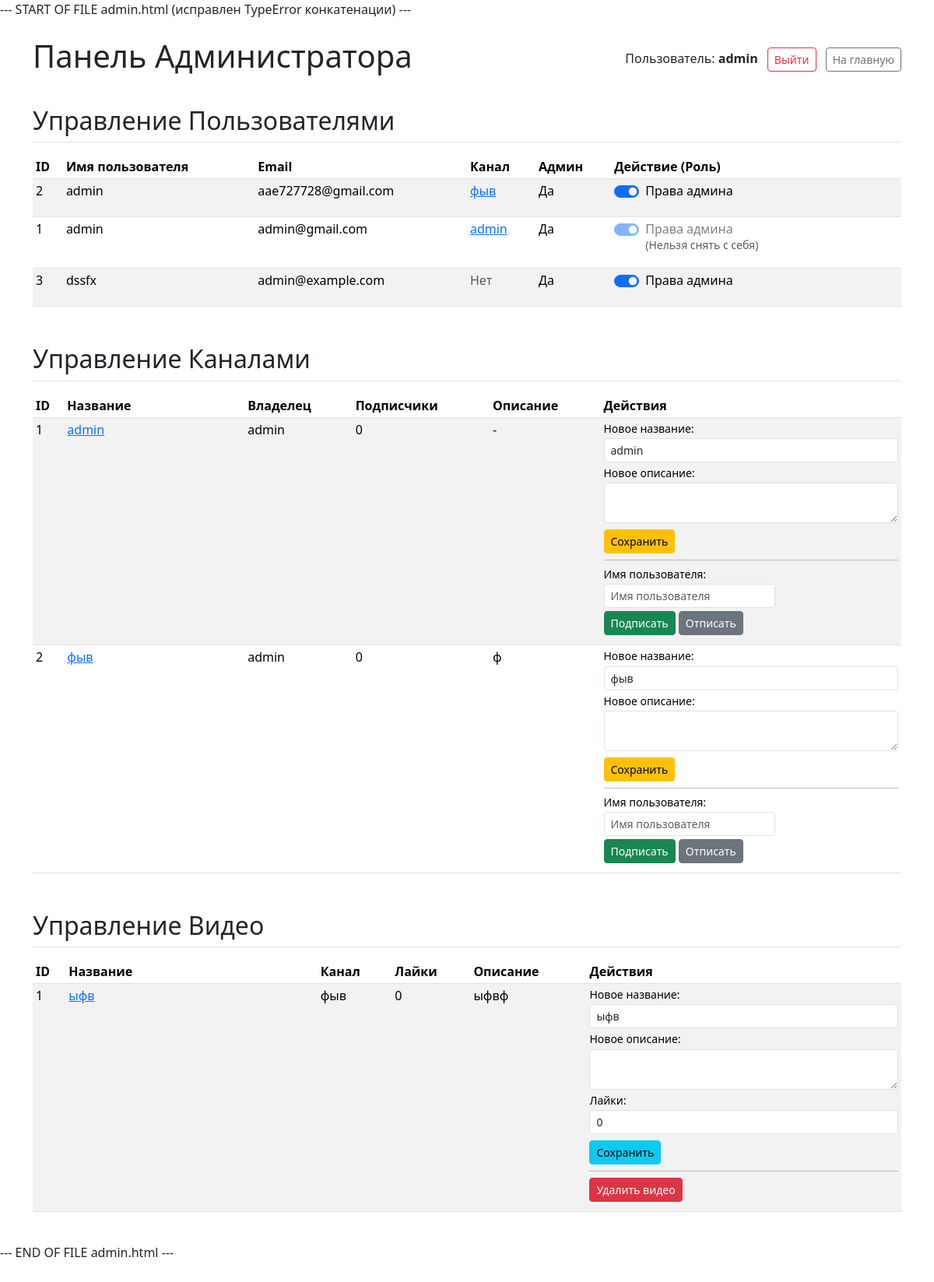
The page /admin (signed in) on the database its author committed.
### app.py (models this page shows, shortened)
class User(UserMixin, db.Model):
    id = db.Column(db.Integer, primary_key=True); username = db.Column(db.String(64), index=True, unique=True, nullable=False); email = db.Column(db.String(120), index=True, unique=True, nullable=False); password_hash = db.Column(db.String(128)); is_admin_role = db.Column(db.Boolean, default=False, nullable=False)
    channel = db.relationship('Channel', back_populates='owner', uselist=False, cascade="all, delete-orphan"); subscribed_channels = db.relationship('Channel', secondary=subscriptions, back_populates='subscribers', lazy='dynamic')
    comments = db.relationship('Comment', back_populates='author', lazy='dynamic')

class Channel(db.Model):
    id = db.Column(db.Integer, primary_key=True); name = db.Column(db.String(100), nullable=False, unique=True, index=True); description = db.Column(db.Text, nullable=True); cover_filename = db.Column(db.String(255), nullable=True); created_at = db.Column(db.DateTime, default=datetime.utcnow)
    user_id = db.Column(db.Integer, db.ForeignKey('user.id'), unique=True, nullable=False); owner = db.relationship('User', back_populates='channel')
    videos = db.relationship('Video', back_populates='channel', lazy='dynamic', cascade="all, delete-orphan"); subscribers = db.relationship('User', secondary=subscriptions, back_populates='subscribed_channels', lazy='dynamic')
    @property
    def subscriber_count(self):
        try: return self.subscribers.count()
        except Exception as e: app.logger.error(f"Error counting subscribers: {e}", exc_info=True); return 0

class Video(db.Model):
    id = db.Column(db.Integer, primary_key=True); filename = db.Column(db.String(255), unique=True, nullable=False, index=True); title = db.Column(db.String(200), nullable=False); description = db.Column(db.Text, nullable=True); upload_date = db.Column(db.DateTime, nullable=False, default=datetime.utcnow); like_count = db.Column(db.Integer, default=0); thumbnail_filename = db.Column(db.String(255), nullable=True)
    comments = db.relationship('Comment', back_populates='video', cascade="all, delete-orphan") # Убран lazy='dynamic'
    channel_id = db.Column(db.Integer, db.ForeignKey('channel.id'), nullable=False, index=True); channel = db.relationship('Channel', back_populates='videos')

### app.py (the view, shortened to what this page needs)
@app.route('/admin', methods=['GET', 'POST'])
@admin_required
def admin_panel():
    set_role_form = AdminSetRoleForm()
    edit_channel_form = AdminEditChannelForm()
    sub_form = AdminManageSubscriptionForm()
    edit_video_form = AdminEditVideoForm()
    try:
        users = User.query.order_by(User.username).all()
        channels = Channel.query.options(db.joinedload(Channel.owner)).order_by(Channel.name).all()
        videos = Video.query.options(db.joinedload(Video.channel).joinedload(Channel.owner)).order_by(Video.upload_date.desc()).all()
    except Exception as e:
        users, channels, videos = [], [], []
        app.logger.exception(f"DB Error loading admin: {e}")
        flash(f"Ошибка чтения данных.", 'danger')
    return render_template('admin.html', title="Панель Администратора", users=users, channels=channels, videos=videos,
                           set_role_form=set_role_form, edit_channel_form=edit_channel_form,
                           sub_form=sub_form, edit_video_form=edit_video_form)

### app.py (shortened to what this page needs)
class AdminSetRoleForm(FlaskForm):
    user_id = HiddenField('ID', validators=[DataRequired()])
    is_admin = BooleanField('Админ')
    submit_role = SubmitField('Сохранить')

class AdminEditChannelForm(FlaskForm):
    channel_id = HiddenField('ID', validators=[DataRequired()])
    name = StringField('Название', validators=[DataRequired(), Length(min=3, max=100)])
    description = TextAreaField('Описание', validators=[Length(max=1000)])
    submit_channel = SubmitField('Сохранить')

### app.py (called while the page is built)
@login_manager.user_loader
def load_user(user_id):
    try: return User.query.options(db.joinedload(User.channel)).get(int(user_id))
    except ValueError: return None
    except Exception as e: app.logger.error(f"Error loading user: {e}", exc_info=True); return None

def admin_required(f):
    @wraps(f)
    @login_required
    def decorated_function(*args, **kwargs):
        if not current_user or not current_user.is_admin_role:
            flash('Доступ запрещен.', 'danger')
            return redirect(url_for('index'))
        return f(*args, **kwargs)
    return decorated_function

@app.context_processor
def inject_common_data():
    def is_subscribed_to(channel):
        if not current_user.is_authenticated or not channel: return False
        return current_user.subscribed_channels.filter(subscriptions.c.channel_id == channel.id).count() > 0
    return dict(now=datetime.utcnow, current_user=current_user, is_subscribed_to=is_subscribed_to)

### templates/admin.html (shortened to what this page needs)
<!DOCTYPE html>
<html lang="ru">
<head>
    <link href="https://cdn.jsdelivr.net/npm/bootstrap@5.3.3/dist/css/bootstrap.min.css" rel="stylesheet">
</head>
<body>
    <div class="container mt-4">
        <div class="d-flex justify-content-between align-items-center mb-3">
            <h1>{{ title }}</h1>
            <div>
                <span>Пользователь: <strong>{{ current_user.username }}</strong></span>
                <a href="{{ url_for('logout') }}" class="btn btn-sm btn-outline-danger ms-2">Выйти</a>
                <a href="{{ url_for('index') }}" class="btn btn-sm btn-outline-secondary ms-2">На главную</a>
            </div>
        </div>
        <h2 class="section-header">Управление Пользователями</h2>
        <div class="table-responsive">
            <table class="table table-striped table-hover table-sm">
                <thead>
                    <tr>
                        <th>ID</th>
                        <th class="username-col">Имя пользователя</th>
                        <th>Email</th>
                        <th>Канал</th>
                        <th>Админ</th>
                        <th class="actions-col">Действие (Роль)</th>
                    </tr>
                </thead>
                <tbody>
                    {% for user in users %}
                    <tr>
                        <td>{{ user.id }}</td>
                        <td>{{ user.username }}</td>
                        <td>{{ user.email }}</td>
                        <td>
                            {% if user.channel %}
                                <a href="{{ url_for('channel_page', channel_id=user.channel.id) }}" target="_blank">{{ user.channel.name }}</a>
                            {% else %}
                                <span class="text-muted">Нет</span>
                            {% endif %}
                        </td>
                        <td>{{ 'Да' if user.is_admin_role else 'Нет' }}</td>
                        <td>
                            <form method="POST" action="{{ url_for('admin_panel') }}" class="form-inline">
                                <div class="form-check form-switch">
                                    {{ set_role_form.is_admin(class="form-check-input", checked=user.is_admin_role, disabled=(user.id == current_user.id), onchange='this.form.submit()', id='is_admin-' + user.id|string ) }}
                                    <label class="form-check-label" for="is_admin-{{ user.id|string }}">Права админа</label>
                                    {% if user.id == current_user.id %}
                                      <small class="text-muted d-block">(Нельзя снять с себя)</small>
                                    {% endif %}
                                </div>
                            </form>
                        </td>
                    </tr>
                    {% else %}
                    <tr><td colspan="6" class="text-center text-muted">Пользователи не найдены.</td></tr>
                    {% endfor %}
                </tbody>
            </table>
        </div>
        <h2 class="section-header">Управление Каналами</h2>
        <div class="table-responsive">
            <table class="table table-striped table-hover table-sm">
                 <thead>
                     <tr>
                        <th>ID</th>
                        <th class="channel-name-col">Название</th>
                        <th>Владелец</th>
                        <th>Подписчики</th>
                        <th>Описание</th>
                        <th class="actions-col">Действия</th>
                     </tr>
                 </thead>
                 <tbody>
                    {% for channel in channels %}
                    <tr>
                        <td>{{ channel.id }}</td>
                        <td><a href="{{ url_for('channel_page', channel_id=channel.id) }}" target="_blank">{{ channel.name }}</a></td>
                        <td>{{ channel.owner.username if channel.owner else '???'}}</td>
                        <td>{{ channel.subscriber_count }}</td>
                        <td>{{ channel.description | truncate(80) if channel.description else '-' }}</td>
                        <td class="action-forms">
                            <form method="POST" action="{{ url_for('admin_panel') }}">
                                <div>
                                    <label class="form-label-sm" for="name-{{channel.id|string}}">Новое название:</label>
                                    {{ edit_channel_form.name(class="form-control form-control-sm mb-1", value=channel.name, id="name-" + channel.id|string) }}
                                </div>
                                 <div>
                                     <label class="form-label-sm" for="description-{{channel.id|string}}">Новое описание:</label>
                                    {{ edit_channel_form.description(rows=2, class="form-control form-control-sm mb-1", id="description-" + channel.id|string) }}
                                 </div>
                                {{ edit_channel_form.submit_channel(class="btn btn-sm btn-warning mt-1") }}
                            </form>
                            <hr class="my-2">
                            <form method="POST" action="{{ url_for('admin_panel') }}" class="form-inline">
                                 <div>
                                    <label class="form-label-sm" for="username-sub-{{channel.id|string}}">Имя пользователя:</label>
                                     {{ sub_form.username(class="form-control form-control-sm", placeholder="Имя пользователя", id="username-sub-" + channel.id|string) }}
                                 </div>
                                 <div class="mt-1">
                                    {{ sub_form.submit_subscribe(class="btn btn-sm btn-success") }}
                                    {{ sub_form.submit_unsubscribe(class="btn btn-sm btn-secondary") }}
                                 </div>
                            </form>
                        </td>
                    </tr>
                     {% else %}
                     <tr><td colspan="6" class="text-center text-muted">Каналы не найдены.</td></tr>
                     {% endfor %}
                 </tbody>
            </table>
        </div>
         <h2 class="section-header">Управление Видео</h2>
         <div class="table-responsive">
             <table class="table table-striped table-hover table-sm">
                 <thead>
                     <tr>
                        <th>ID</th>
                        <th class="video-title-col">Название</th>
                        <th>Канал</th>
                        <th>Лайки</th>
                        <th>Описание</th>
                         <th class="actions-col">Действия</th>
                     </tr>
                 </thead>
                 <tbody>
                     {% for video in videos %}
                     <tr>
                         <td>{{ video.id }}</td>
                         <td><a href="{{ url_for('watch_video', filename=video.filename) }}" target="_blank">{{ video.title }}</a></td>
                         <td>{{ video.channel.name if video.channel else '???' }}</td>
                         <td>{{ video.like_count }}</td>
                         <td>{{ video.description | truncate(80) if video.description else '-'}}</td>
                          <td class="action-forms">
                             <form method="POST" action="{{ url_for('admin_panel') }}">
                                  <div>
                                     <label class="form-label-sm" for="title-{{video.id|string}}">Новое название:</label>
                                     {{ edit_video_form.title(class="form-control form-control-sm mb-1", value=video.title, id="title-" + video.id|string) }}
                                 </div>
                                  <div>
                                      <label class="form-label-sm" for="description-video-{{video.id|string}}">Новое описание:</label>
                                     {{ edit_video_form.description(rows=2, class="form-control form-control-sm mb-1", id="description-video-" + video.id|string) }}
                                  </div>
                                   <div>
                                       <label class="form-label-sm" for="like_count-{{video.id|string}}">Лайки:</label>
                                      {{ edit_video_form.like_count(class="form-control form-control-sm mb-1", value=video.like_count, id="like_count-" + video.id|string) }}
                                  </div>
                                 {{ edit_video_form.submit_video(class="btn btn-sm btn-info mt-1") }}
                             </form>
                             <hr class="my-2">
                             <form method="POST" action="{{ url_for('admin_panel') }}" onsubmit="return confirm('Вы уверены, что хотите УДАЛИТЬ видео \'{{ video.title }}\' и его файлы?');">
                                 <button type="submit" class="btn btn-sm btn-danger">Удалить видео</button>
                             </form>
                         </td>
                     </tr>
                     {% else %}
                      <tr><td colspan="6" class="text-center text-muted">Видео не найдены.</td></tr>
                     {% endfor %}
                 </tbody>
             </table>
         </div>
    </div>
</body>
</html>

### templates/admin.html (style rules this page uses)
body { padding-bottom: 50px; }
.section-header { margin-top: 2rem; margin-bottom: 1rem; padding-bottom: 0.5rem; border-bottom: 1px solid #dee2e6; }
.table-responsive { margin-bottom: 1.5rem; }
.form-check-input { cursor: pointer; }
.action-forms form { margin-bottom: 0.5rem; }
.username-col { min-width: 120px; }
.channel-name-col { min-width: 150px; }
.video-title-col { min-width: 200px; }
.actions-col { min-width: 250px; white-space: nowrap; }
.form-inline .form-control { display: inline-block; width: auto; vertical-align: middle; margin-right: 5px; }
.form-inline .btn { vertical-align: middle; }
.form-label-sm { font-size: 0.875em; margin-bottom: 0.2rem; display: block; }

### rows shown on the page
User: username "admin", id "1", email "admin@gmail.com", channel.name "admin", is_admin_role "Да", shows "(Нельзя снять с себя)"
User: id "2", username "admin", email "aae727728@gmail.com", channel.name "фыв", is_admin_role "Да"
User: id "3", username "dssfx", email "admin@example.com", shows "Нет", is_admin_role "Да"
Channel: id "1", name "admin", owner "admin", subscriber_count "0", description "-"
Channel: id "2", name "фыв", owner "admin", subscriber_count "0", description "ф"
Video: id "1", title "ыфв", channel "фыв", like_count "0", description "ыфвф"

### other values the page prints
{{ title }} "Панель Администратора"
